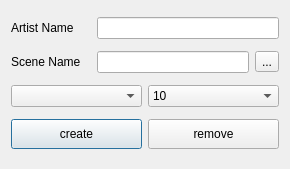
<?xml version="1.0" encoding="UTF-8"?>
<ui version="4.0">
 <class>Dialog</class>
 <widget class="QDialog" name="Dialog">
  <property name="geometry">
   <rect>
    <x>0</x>
    <y>0</y>
    <width>290</width>
    <height>169</height>
   </rect>
  </property>
  <property name="windowTitle">
   <string>Dialog</string>
  </property>
  <layout class="QGridLayout" name="gridLayout">
   <item row="0" column="0">
    <layout class="QHBoxLayout" name="horizontalLayout_3">
     <item>
      <widget class="QLabel" name="label">
       <property name="minimumSize">
        <size>
         <width>80</width>
         <height>0</height>
        </size>
       </property>
       <property name="text">
        <string>Artist Name</string>
       </property>
      </widget>
     </item>
     <item>
      <widget class="QLineEdit" name="DDHUD_nameField">
       <property name="minimumSize">
        <size>
         <width>150</width>
         <height>0</height>
        </size>
       </property>
       <property name="maximumSize">
        <size>
         <width>16777215</width>
         <height>16777215</height>
        </size>
       </property>
      </widget>
     </item>
    </layout>
   </item>
   <item row="1" column="0">
    <layout class="QHBoxLayout" name="horizontalLayout_4">
     <item>
      <widget class="QLabel" name="label_2">
       <property name="minimumSize">
        <size>
         <width>80</width>
         <height>0</height>
        </size>
       </property>
       <property name="text">
        <string>Scene Name</string>
       </property>
      </widget>
     </item>
     <item>
      <widget class="QLineEdit" name="DDHUD_ScenenameField">
       <property name="minimumSize">
        <size>
         <width>150</width>
         <height>0</height>
        </size>
       </property>
       <property name="maximumSize">
        <size>
         <width>16777215</width>
         <height>16777215</height>
        </size>
       </property>
      </widget>
     </item>
     <item>
      <widget class="QToolButton" name="DDHUD_refreshBtn">
       <property name="text">
        <string>...</string>
       </property>
      </widget>
     </item>
    </layout>
   </item>
   <item row="2" column="0">
    <layout class="QHBoxLayout" name="horizontalLayout">
     <item>
      <widget class="QComboBox" name="DDHUD_StatuscomboBox">
       <property name="minimumSize">
        <size>
         <width>0</width>
         <height>0</height>
        </size>
       </property>
      </widget>
     </item>
     <item>
      <widget class="QComboBox" name="DDHUD_ProgresscomboBox">
       <property name="minimumSize">
        <size>
         <width>0</width>
         <height>0</height>
        </size>
       </property>
       <item>
        <property name="text">
         <string>10</string>
        </property>
       </item>
       <item>
        <property name="text">
         <string>20</string>
        </property>
       </item>
       <item>
        <property name="text">
         <string>30</string>
        </property>
       </item>
       <item>
        <property name="text">
         <string>40</string>
        </property>
       </item>
       <item>
        <property name="text">
         <string>50</string>
        </property>
       </item>
       <item>
        <property name="text">
         <string>60</string>
        </property>
       </item>
       <item>
        <property name="text">
         <string>70</string>
        </property>
       </item>
       <item>
        <property name="text">
         <string>80</string>
        </property>
       </item>
       <item>
        <property name="text">
         <string>90</string>
        </property>
       </item>
       <item>
        <property name="text">
         <string>100</string>
        </property>
       </item>
      </widget>
     </item>
    </layout>
   </item>
   <item row="3" column="0">
    <layout class="QHBoxLayout" name="horizontalLayout_2">
     <item>
      <widget class="QPushButton" name="DDHUD_CreateButton">
       <property name="minimumSize">
        <size>
         <width>0</width>
         <height>30</height>
        </size>
       </property>
       <property name="styleSheet">
        <string notr="true"/>
       </property>
       <property name="text">
        <string>create</string>
       </property>
      </widget>
     </item>
     <item>
      <widget class="QPushButton" name="DDHUD_RemoveButton">
       <property name="minimumSize">
        <size>
         <width>0</width>
         <height>30</height>
        </size>
       </property>
       <property name="styleSheet">
        <string notr="true"/>
       </property>
       <property name="text">
        <string>remove</string>
       </property>
      </widget>
     </item>
    </layout>
   </item>
  </layout>
 </widget>
 <resources/>
 <connections/>
</ui>
